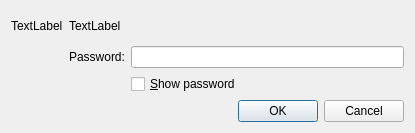
<?xml version="1.0" encoding="UTF-8"?>
<ui version="4.0">
 <class>PasswordDialog</class>
 <widget class="QWidget" name="PasswordDialog">
  <property name="geometry">
   <rect>
    <x>0</x>
    <y>0</y>
    <width>415</width>
    <height>133</height>
   </rect>
  </property>
  <property name="windowTitle">
   <string>Password dialog</string>
  </property>
  <layout class="QGridLayout" name="gridLayout">
   <item row="0" column="0">
    <widget class="QLabel" name="labelIcon">
     <property name="text">
      <string>TextLabel</string>
     </property>
    </widget>
   </item>
   <item row="0" column="1" colspan="2">
    <widget class="QLabel" name="labelText">
     <property name="text">
      <string>TextLabel</string>
     </property>
    </widget>
   </item>
   <item row="1" column="0">
    <spacer name="horizontalSpacer">
     <property name="orientation">
      <enum>Qt::Horizontal</enum>
     </property>
     <property name="sizeType">
      <enum>QSizePolicy::Minimum</enum>
     </property>
     <property name="sizeHint" stdset="0">
      <size>
       <width>32</width>
       <height>20</height>
      </size>
     </property>
    </spacer>
   </item>
   <item row="1" column="1">
    <widget class="QLabel" name="labelPass">
     <property name="text">
      <string>Password:</string>
     </property>
    </widget>
   </item>
   <item row="1" column="2">
    <widget class="QLineEdit" name="password">
     <property name="sizePolicy">
      <sizepolicy hsizetype="Expanding" vsizetype="Fixed">
       <horstretch>1</horstretch>
       <verstretch>0</verstretch>
      </sizepolicy>
     </property>
     <property name="maxLength">
      <number>64</number>
     </property>
     <property name="echoMode">
      <enum>QLineEdit::Password</enum>
     </property>
    </widget>
   </item>
   <item row="2" column="2">
    <widget class="QCheckBox" name="showPassword">
     <property name="text">
      <string>&amp;Show password</string>
     </property>
    </widget>
   </item>
   <item row="3" column="0" colspan="3">
    <widget class="QDialogButtonBox" name="buttonBox">
     <property name="orientation">
      <enum>Qt::Horizontal</enum>
     </property>
     <property name="standardButtons">
      <set>QDialogButtonBox::Cancel|QDialogButtonBox::Ok</set>
     </property>
     <property name="centerButtons">
      <bool>false</bool>
     </property>
    </widget>
   </item>
  </layout>
 </widget>
 <resources/>
 <connections/>
</ui>
